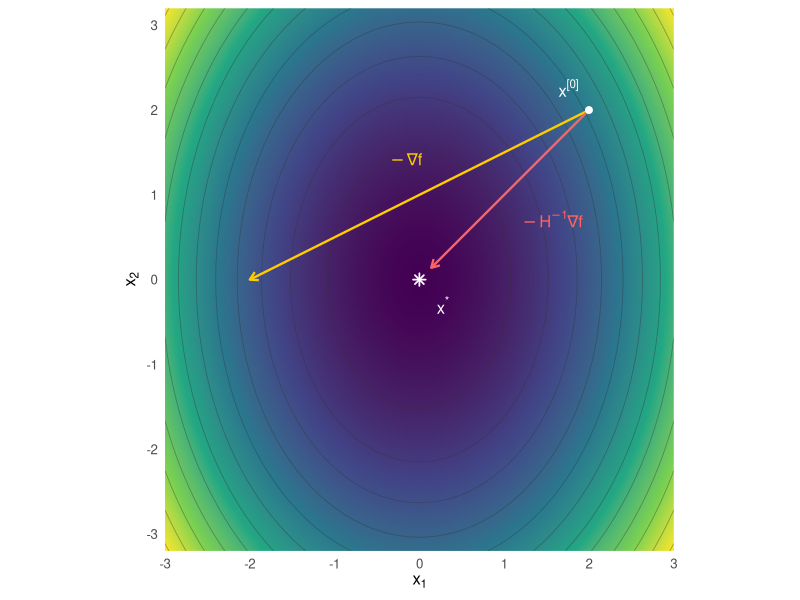

Reproduce this figure in R.
# Used in: slides/05-second/01-nr.tex
#
# Analytical example of the deck, visualized:
#
#   f(x1, x2) = x1^2 + x2^2 / 2,   x0 = (2, 2),   x* = (0, 0)
#
# The Newton direction -H^-1 grad f points straight at the center of the
# elliptical contours, so a single step lands exactly on x*, while the
# steepest-descent direction (drawn with the same length) misses it: the
# inverse Hessian rescales the gradient per coordinate.

library(data.table)
library(ggplot2)

set.seed(1L)

f = function(x1, x2) x1^2 + x2^2 / 2
f_grad = function(x) c(2 * x[1], x[2])
f_hess = matrix(c(2, 0, 0, 1), nrow = 2L)

x0 = c(2, 2)
newton_step = -solve(f_hess, f_grad(x0))
x1_new = x0 + newton_step

# negative gradient at its true length: both steps move by -2 in x2 (scaled by
# 1 by H^-1), while the Newton step moves half as far in x1 (scaled by 1/2),
# so both arrows end on the line x2 = 0
sd_end = x0 - f_grad(x0)

grid = CJ(
  x1 = seq(-3, 3, length.out = 241L),
  x2 = seq(-3.2, 3.2, length.out = 241L)
)
grid[, z := f(x1, x2)]

# trace colors of the chapter
col_newton = "#ff6262"
col_sd = "#ffcc00"
arrow_style = arrow(length = unit(0.09, "inches"))
label_size = 4.2

p = ggplot(grid, aes(x = x1, y = x2, z = z)) +
  geom_raster(aes(fill = z), interpolate = TRUE) +
  geom_contour(color = "grey20", alpha = 0.4, linewidth = 0.3, bins = 14) +
  scale_fill_viridis_c() +
  guides(fill = "none") +
  annotate(
    "segment",
    x = x0[1],
    y = x0[2],
    xend = sd_end[1],
    yend = sd_end[2],
    arrow = arrow_style,
    linewidth = 0.8,
    color = col_sd
  ) +
  annotate(
    "segment",
    x = x0[1],
    y = x0[2],
    xend = x1_new[1] + 0.07 * (x0[1] - x1_new[1]),
    yend = x1_new[2] + 0.07 * (x0[2] - x1_new[2]),
    arrow = arrow_style,
    linewidth = 0.8,
    color = col_newton
  ) +
  annotate("point", x = x0[1], y = x0[2], size = 2, color = "white") +
  annotate("point", x = 0, y = 0, shape = 8, size = 2.4, stroke = 0.9, color = "white") +
  annotate(
    "text",
    x = x0[1] - 0.24,
    y = x0[2] + 0.26,
    label = "x^{'[0]'}",
    parse = TRUE,
    size = label_size,
    color = "white"
  ) +
  annotate(
    "text",
    x = 0.28,
    y = -0.3,
    label = "x^'*'",
    parse = TRUE,
    size = label_size,
    color = "white"
  ) +
  annotate(
    "text",
    x = 1.22,
    y = 0.72,
    label = "-H^{-1} * nabla * f",
    parse = TRUE,
    size = label_size,
    hjust = 0,
    color = col_newton
  ) +
  annotate(
    "text",
    x = -0.15,
    y = 1.42,
    label = "-nabla * f",
    parse = TRUE,
    size = label_size,
    hjust = 0.5,
    color = col_sd
  ) +
  coord_fixed(xlim = c(-3, 3), ylim = c(-3.2, 3.2), expand = FALSE) +
  labs(x = expression(x[1]), y = expression(x[2])) +
  theme_minimal(base_size = 12) +
  theme(panel.grid.minor = element_blank())

ggsave(
  filename = "../figure/NR_quadratic_form.png",
  plot = p,
  width = 3.6,
  height = 3.6,
  dpi = 300
)
